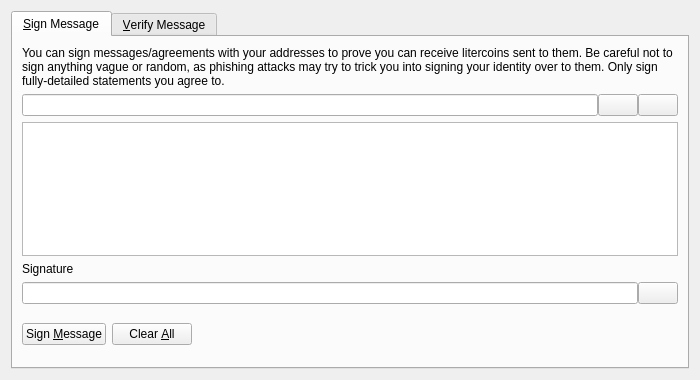
<?xml version="1.0" encoding="UTF-8"?>
<ui version="4.0">
 <class>SignVerifyMessageDialog</class>
 <widget class="QDialog" name="SignVerifyMessageDialog">
  <property name="geometry">
   <rect>
    <x>0</x>
    <y>0</y>
    <width>700</width>
    <height>380</height>
   </rect>
  </property>
  <property name="windowTitle">
   <string>Signatures - Sign / Verify a Message</string>
  </property>
  <property name="modal">
   <bool>true</bool>
  </property>
  <layout class="QVBoxLayout" name="verticalLayout">
   <item>
    <widget class="QTabWidget" name="tabWidget">
     <property name="currentIndex">
      <number>0</number>
     </property>
     <widget class="QWidget" name="tabSignMessage">
      <attribute name="title">
       <string>&amp;Sign Message</string>
      </attribute>
      <layout class="QVBoxLayout" name="verticalLayout_SM">
       <item>
        <widget class="QLabel" name="infoLabel_SM">
         <property name="text">
          <string>You can sign messages/agreements with your addresses to prove you can receive litercoins sent to them. Be careful not to sign anything vague or random, as phishing attacks may try to trick you into signing your identity over to them. Only sign fully-detailed statements you agree to.</string>
         </property>
         <property name="textFormat">
          <enum>Qt::PlainText</enum>
         </property>
         <property name="wordWrap">
          <bool>true</bool>
         </property>
        </widget>
       </item>
       <item>
        <layout class="QHBoxLayout" name="horizontalLayout_1_SM">
         <property name="spacing">
          <number>0</number>
         </property>
         <item>
          <widget class="QValidatedLineEdit" name="addressIn_SM">
           <property name="toolTip">
            <string>The Litercoin address to sign the message with</string>
           </property>
          </widget>
         </item>
         <item>
          <widget class="QPushButton" name="addressBookButton_SM">
           <property name="toolTip">
            <string>Choose previously used address</string>
           </property>
           <property name="text">
            <string/>
           </property>
           <property name="icon">
            <iconset resource="../bitcoin.qrc">
             <normaloff>:/icons/address-book</normaloff>:/icons/address-book</iconset>
           </property>
           <property name="shortcut">
            <string>Alt+A</string>
           </property>
           <property name="autoDefault">
            <bool>false</bool>
           </property>
          </widget>
         </item>
         <item>
          <widget class="QPushButton" name="pasteButton_SM">
           <property name="toolTip">
            <string>Paste address from clipboard</string>
           </property>
           <property name="text">
            <string/>
           </property>
           <property name="icon">
            <iconset resource="../bitcoin.qrc">
             <normaloff>:/icons/editpaste</normaloff>:/icons/editpaste</iconset>
           </property>
           <property name="shortcut">
            <string>Alt+P</string>
           </property>
           <property name="autoDefault">
            <bool>false</bool>
           </property>
          </widget>
         </item>
        </layout>
       </item>
       <item>
        <widget class="QPlainTextEdit" name="messageIn_SM">
         <property name="toolTip">
          <string>Enter the message you want to sign here</string>
         </property>
        </widget>
       </item>
       <item>
        <widget class="QLabel" name="signatureLabel_SM">
         <property name="text">
          <string>Signature</string>
         </property>
         <property name="textFormat">
          <enum>Qt::PlainText</enum>
         </property>
        </widget>
       </item>
       <item>
        <layout class="QHBoxLayout" name="horizontalLayout_2_SM">
         <property name="spacing">
          <number>0</number>
         </property>
         <item>
          <widget class="QLineEdit" name="signatureOut_SM">
           <property name="font">
            <font>
             <italic>true</italic>
            </font>
           </property>
           <property name="readOnly">
            <bool>true</bool>
           </property>
          </widget>
         </item>
         <item>
          <widget class="QPushButton" name="copySignatureButton_SM">
           <property name="toolTip">
            <string>Copy the current signature to the system clipboard</string>
           </property>
           <property name="text">
            <string/>
           </property>
           <property name="icon">
            <iconset resource="../bitcoin.qrc">
             <normaloff>:/icons/editcopy</normaloff>:/icons/editcopy</iconset>
           </property>
           <property name="autoDefault">
            <bool>false</bool>
           </property>
          </widget>
         </item>
        </layout>
       </item>
       <item>
        <layout class="QHBoxLayout" name="horizontalLayout_3_SM">
         <item>
          <widget class="QPushButton" name="signMessageButton_SM">
           <property name="toolTip">
            <string>Sign the message to prove you own this Litercoin address</string>
           </property>
           <property name="text">
            <string>Sign &amp;Message</string>
           </property>
           <property name="icon">
            <iconset resource="../bitcoin.qrc">
             <normaloff>:/icons/edit</normaloff>:/icons/edit</iconset>
           </property>
           <property name="autoDefault">
            <bool>false</bool>
           </property>
          </widget>
         </item>
         <item>
          <widget class="QPushButton" name="clearButton_SM">
           <property name="toolTip">
            <string>Reset all sign message fields</string>
           </property>
           <property name="text">
            <string>Clear &amp;All</string>
           </property>
           <property name="icon">
            <iconset resource="../bitcoin.qrc">
             <normaloff>:/icons/remove</normaloff>:/icons/remove</iconset>
           </property>
           <property name="autoDefault">
            <bool>false</bool>
           </property>
          </widget>
         </item>
         <item>
          <spacer name="horizontalSpacer_1_SM">
           <property name="orientation">
            <enum>Qt::Horizontal</enum>
           </property>
           <property name="sizeHint" stdset="0">
            <size>
             <width>40</width>
             <height>48</height>
            </size>
           </property>
          </spacer>
         </item>
         <item>
          <widget class="QLabel" name="statusLabel_SM">
           <property name="font">
            <font>
             <weight>75</weight>
             <bold>true</bold>
            </font>
           </property>
           <property name="text">
            <string/>
           </property>
           <property name="wordWrap">
            <bool>true</bool>
           </property>
          </widget>
         </item>
         <item>
          <spacer name="horizontalSpacer_2_SM">
           <property name="orientation">
            <enum>Qt::Horizontal</enum>
           </property>
           <property name="sizeHint" stdset="0">
            <size>
             <width>40</width>
             <height>48</height>
            </size>
           </property>
          </spacer>
         </item>
        </layout>
       </item>
      </layout>
     </widget>
     <widget class="QWidget" name="tabVerifyMessage">
      <attribute name="title">
       <string>&amp;Verify Message</string>
      </attribute>
      <layout class="QVBoxLayout" name="verticalLayout_VM">
       <item>
        <widget class="QLabel" name="infoLabel_VM">
         <property name="text">
          <string>Enter the receiver's address, message (ensure you copy line breaks, spaces, tabs, etc. exactly) and signature below to verify the message. Be careful not to read more into the signature than what is in the signed message itself, to avoid being tricked by a man-in-the-middle attack. Note that this only proves the signing party receives with the address, it cannot prove sendership of any transaction!</string>
         </property>
         <property name="textFormat">
          <enum>Qt::PlainText</enum>
         </property>
         <property name="alignment">
          <set>Qt::AlignLeading|Qt::AlignLeft|Qt::AlignTop</set>
         </property>
         <property name="wordWrap">
          <bool>true</bool>
         </property>
        </widget>
       </item>
       <item>
        <layout class="QHBoxLayout" name="horizontalLayout_1_VM">
         <property name="spacing">
          <number>0</number>
         </property>
         <item>
          <widget class="QValidatedLineEdit" name="addressIn_VM">
           <property name="toolTip">
            <string>The Litercoin address the message was signed with</string>
           </property>
          </widget>
         </item>
         <item>
          <widget class="QPushButton" name="addressBookButton_VM">
           <property name="toolTip">
            <string>Choose previously used address</string>
           </property>
           <property name="text">
            <string/>
           </property>
           <property name="icon">
            <iconset resource="../bitcoin.qrc">
             <normaloff>:/icons/address-book</normaloff>:/icons/address-book</iconset>
           </property>
           <property name="shortcut">
            <string>Alt+A</string>
           </property>
           <property name="autoDefault">
            <bool>false</bool>
           </property>
          </widget>
         </item>
        </layout>
       </item>
       <item>
        <widget class="QPlainTextEdit" name="messageIn_VM"/>
       </item>
       <item>
        <widget class="QValidatedLineEdit" name="signatureIn_VM"/>
       </item>
       <item>
        <layout class="QHBoxLayout" name="horizontalLayout_2_VM">
         <item>
          <widget class="QPushButton" name="verifyMessageButton_VM">
           <property name="toolTip">
            <string>Verify the message to ensure it was signed with the specified Litercoin address</string>
           </property>
           <property name="text">
            <string>Verify &amp;Message</string>
           </property>
           <property name="icon">
            <iconset resource="../bitcoin.qrc">
             <normaloff>:/icons/transaction_0</normaloff>:/icons/transaction_0</iconset>
           </property>
           <property name="autoDefault">
            <bool>false</bool>
           </property>
          </widget>
         </item>
         <item>
          <widget class="QPushButton" name="clearButton_VM">
           <property name="toolTip">
            <string>Reset all verify message fields</string>
           </property>
           <property name="text">
            <string>Clear &amp;All</string>
           </property>
           <property name="icon">
            <iconset resource="../bitcoin.qrc">
             <normaloff>:/icons/remove</normaloff>:/icons/remove</iconset>
           </property>
           <property name="autoDefault">
            <bool>false</bool>
           </property>
          </widget>
         </item>
         <item>
          <spacer name="horizontalSpacer_1_VM">
           <property name="orientation">
            <enum>Qt::Horizontal</enum>
           </property>
           <property name="sizeHint" stdset="0">
            <size>
             <width>40</width>
             <height>48</height>
            </size>
           </property>
          </spacer>
         </item>
         <item>
          <widget class="QLabel" name="statusLabel_VM">
           <property name="font">
            <font>
             <weight>75</weight>
             <bold>true</bold>
            </font>
           </property>
           <property name="text">
            <string/>
           </property>
           <property name="wordWrap">
            <bool>true</bool>
           </property>
          </widget>
         </item>
         <item>
          <spacer name="horizontalSpacer_2_VM">
           <property name="orientation">
            <enum>Qt::Horizontal</enum>
           </property>
           <property name="sizeHint" stdset="0">
            <size>
             <width>40</width>
             <height>48</height>
            </size>
           </property>
          </spacer>
         </item>
        </layout>
       </item>
      </layout>
     </widget>
    </widget>
   </item>
  </layout>
 </widget>
 <customwidgets>
  <customwidget>
   <class>QValidatedLineEdit</class>
   <extends>QLineEdit</extends>
   <header>qt/qvalidatedlineedit.h</header>
  </customwidget>
 </customwidgets>
 <resources>
  <include location="../bitcoin.qrc"/>
 </resources>
 <connections/>
</ui>
